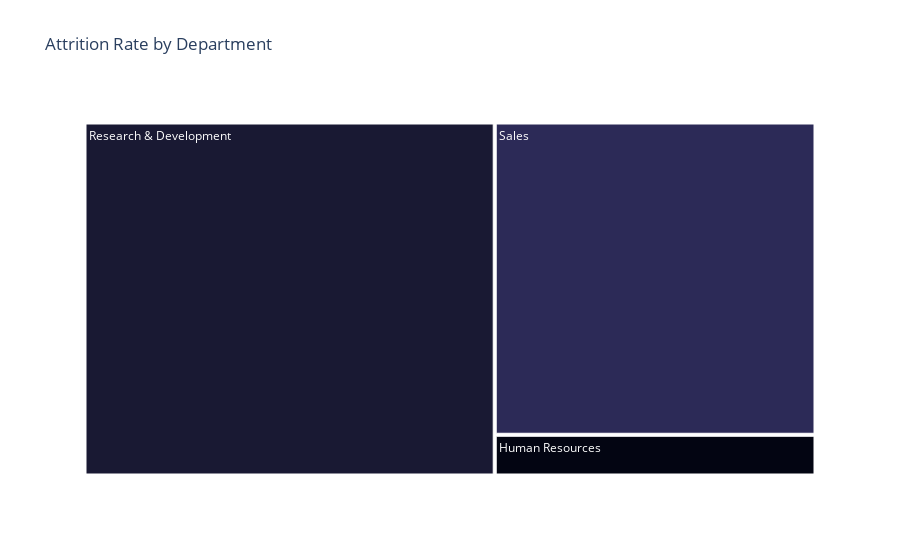

Notebook code for this chart:
### Code cell
eda_employee['Attrition'] = eda_employee['Attrition'].map({'Yes': 1, 'No': 0})
Department_by_Attrition = eda_employee.groupby('Department')['Attrition'].sum().reset_index()
fig = px.treemap(Department_by_Attrition,path=['Department'],values='Attrition',
                 color='Department',
                 color_discrete_sequence=px.colors.sequential.ice,
                 title='Attrition Rate by Department')

fig.show()

### Figure 1 — Plotly figure (JSON) as saved in the notebook; plotly's stock layout.template omitted (floating-point values rounded to 4 significant figures)
{"data": [{"branchvalues": "total", "customdata": [["Human Resources"], ["Research & Development"], ["Sales"]], "domain": {"x": [0, 1], "y": [0, 1]}, "hovertemplate": "labels=%{label}<br>Attrition=%{value}<br>parent=%{parent}<br>id=%{id}<br>Department=%{customdata[0]}<extra></extra>", "ids": ["Human Resources", "Research & Development", "Sales"], "labels": ["Human Resources", "Research & Development", "Sales"], "marker": {"colors": ["rgb(3, 5, 18)", "rgb(25, 25, 51)", "rgb(44, 42, 87)"]}, "name": "", "parents": ["", "", ""], "type": "treemap", "values": [12, 133, 92]}], "layout": {"autosize": true, "legend": {"tracegroupgap": 0}, "title": {"text": "Attrition Rate by Department"}, "treemapcolorway": ["rgb(3, 5, 18)", "rgb(25, 25, 51)", "rgb(44, 42, 87)", "rgb(58, 60, 125)", "rgb(62, 83, 160)", "rgb(62, 109, 178)", "rgb(72, 134, 187)", "rgb(89, 159, 196)", "rgb(114, 184, 205)", "rgb(149, 207, 216)", "rgb(192, 229, 232)", "rgb(234, 252, 253)"]}}
